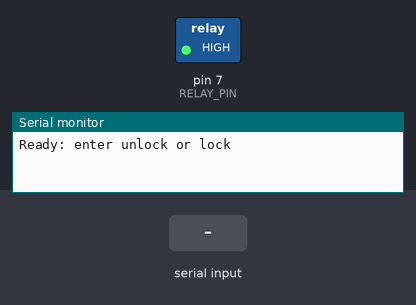
Simulated run of this sketch. Board: Arduino Uno, built with avr-gcc and run on an emulated ATmega328P. On the bench: switched loads named in the sketch (green lamp = pin HIGH), the last lines printed to the serial monitor. Inputs (shaded band) come from the test bench.

Above: at 1.2 s.
1.3 s: "unlock\n" received over Serial
At 1.6 s:
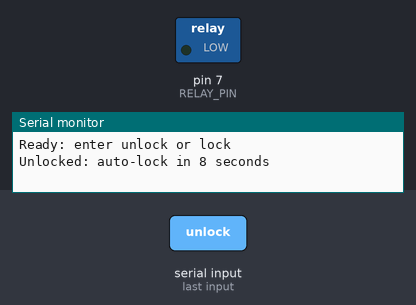
2.8 s: "lock\n" received over Serial
At 3.9 s:
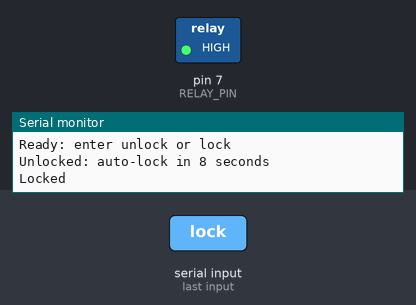
Timing chart, 0 to 5.8 s (numbered marks = the images above; inputs shaded):
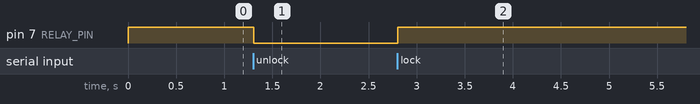

The sketch:

door_lock.ino
```cpp
const byte RELAY_PIN = 7;

const byte RELAY_ON  = LOW;
const byte RELAY_OFF = HIGH;

const unsigned long UNLOCK_DURATION = 8000UL;

String command = "";
bool isUnlocked = false;
unsigned long unlockStartTime = 0;

void lockDoor() {
  digitalWrite(RELAY_PIN, RELAY_OFF);
  isUnlocked = false;
  Serial.println("Locked");
}

void unlockDoor() {
  digitalWrite(RELAY_PIN, RELAY_ON);
  isUnlocked = true;
  unlockStartTime = millis();
  Serial.println("Unlocked: auto-lock in 8 seconds");
}

void setup() {
  digitalWrite(RELAY_PIN, RELAY_OFF);
  pinMode(RELAY_PIN, OUTPUT);

  Serial.begin(9600);
  Serial.println("Ready: enter unlock or lock");
}

void loop() {
  while (Serial.available() > 0) {
    char c = Serial.read();

    if (c == '\n' || c == '\r') {
      command.trim();
      command.toLowerCase();

      if (command == "unlock") {
        unlockDoor();
      } else if (command == "lock") {
        lockDoor();
      } else if (command.length() > 0) {
        Serial.println("Unknown command: use unlock or lock");
      }

      command = "";
    } else {
      command += c;
    }
  }

  // 開鎖滿 8 秒後，自動上鎖
  if (isUnlocked &&
      millis() - unlockStartTime >= UNLOCK_DURATION) {
    lockDoor();
  }
}
```

Measured:
- after the input at 1.3 s, pin 7 (RELAY_PIN): HIGH → LOW at once
- after the input at 2.8 s, pin 7 (RELAY_PIN): LOW → HIGH after 0.01 s instead of 6.5 s
